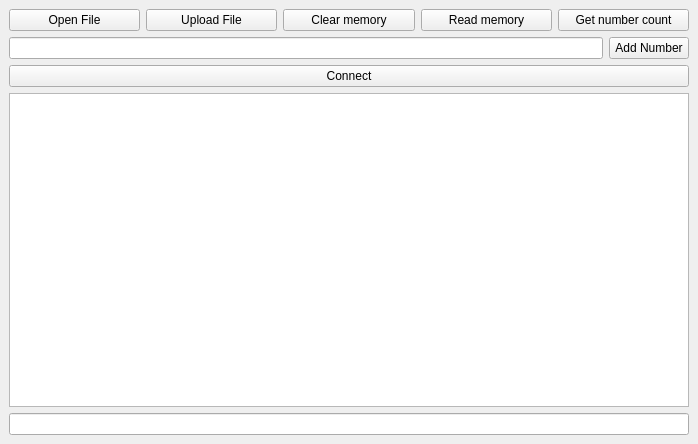
<?xml version="1.0" encoding="UTF-8"?>
<ui version="4.0">
 <class>MainWindow</class>
 <widget class="QMainWindow" name="MainWindow">
  <property name="geometry">
   <rect>
    <x>0</x>
    <y>0</y>
    <width>698</width>
    <height>444</height>
   </rect>
  </property>
  <property name="windowTitle">
   <string>Entrance system</string>
  </property>
  <widget class="QWidget" name="centralwidget">
   <layout class="QVBoxLayout" name="verticalLayout">
    <item>
     <layout class="QHBoxLayout" name="horizontalLayout">
      <item>
       <widget class="QPushButton" name="open_file_button">
        <property name="text">
         <string>Open File</string>
        </property>
       </widget>
      </item>
      <item>
       <widget class="QPushButton" name="load_file_button">
        <property name="text">
         <string>Upload File</string>
        </property>
       </widget>
      </item>
      <item>
       <widget class="QPushButton" name="erase_device_button">
        <property name="text">
         <string>Clear memory</string>
        </property>
       </widget>
      </item>
      <item>
       <widget class="QPushButton" name="read_memory_button">
        <property name="text">
         <string>Read memory</string>
        </property>
       </widget>
      </item>
      <item>
       <widget class="QPushButton" name="read_memory_button_2">
        <property name="text">
         <string>Get number count</string>
        </property>
       </widget>
      </item>
     </layout>
    </item>
    <item>
     <layout class="QHBoxLayout" name="horizontalLayout_2">
      <item>
       <widget class="QLineEdit" name="number_line_input"/>
      </item>
      <item>
       <widget class="QPushButton" name="add_number_button">
        <property name="text">
         <string>Add Number</string>
        </property>
       </widget>
      </item>
     </layout>
    </item>
    <item>
     <widget class="QPushButton" name="connect_device_button">
      <property name="text">
       <string>Connect</string>
      </property>
     </widget>
    </item>
    <item>
     <widget class="QTextBrowser" name="text_output"/>
    </item>
    <item>
     <widget class="QLineEdit" name="line_text_input"/>
    </item>
   </layout>
  </widget>
  <action name="actionQuit">
   <property name="text">
    <string>&amp;Quit</string>
   </property>
  </action>
 </widget>
 <resources/>
 <connections>
  <connection>
   <sender>actionQuit</sender>
   <signal>triggered()</signal>
   <receiver>MainWindow</receiver>
   <slot>close()</slot>
   <hints>
    <hint type="sourcelabel">
     <x>-1</x>
     <y>-1</y>
    </hint>
    <hint type="destinationlabel">
     <x>146</x>
     <y>66</y>
    </hint>
   </hints>
  </connection>
 </connections>
</ui>
